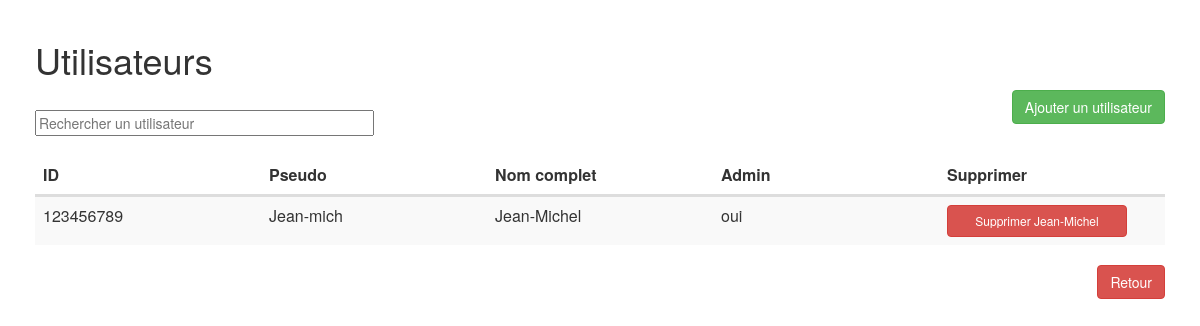
/Modele/Admin/creerUser.php, run on an earlier commit of the app's database.
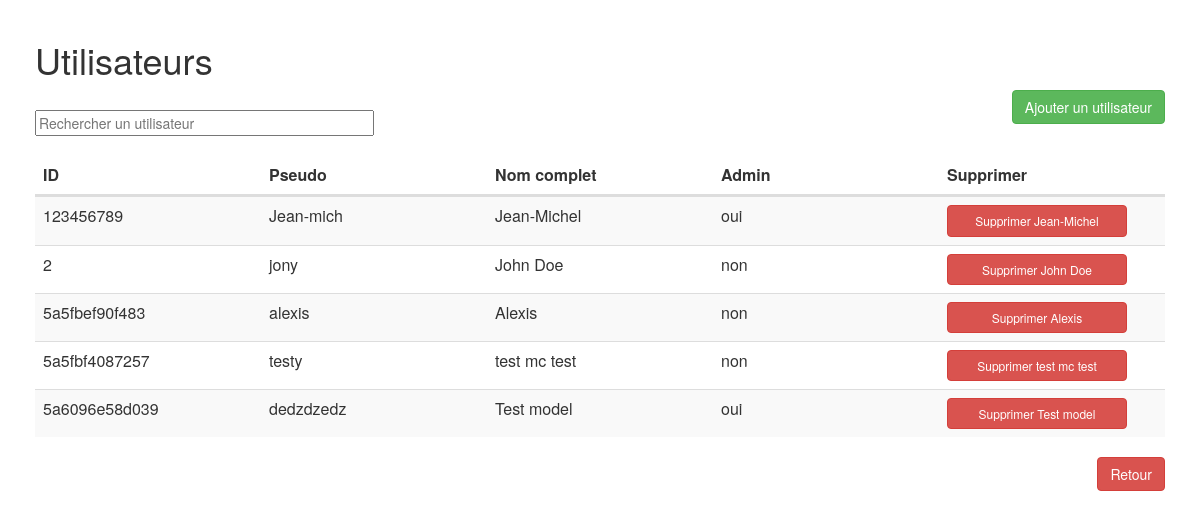
And on a later commit of the database.
### tables this page shows
CREATE TABLE IF NOT EXISTS `user` (
  `User_Id` varchar(13) NOT NULL,
  `Username` varchar(20) NOT NULL,
  `Password` varchar(64) NOT NULL,
  `FullName` varchar(50) NOT NULL,
  `IsAdmin` tinyint(1) NOT NULL,
  PRIMARY KEY (`User_Id`)
);

### Modele/Admin/admin.php (the view, shortened to what this page needs)
<?php
    function getUser($db){
      $reponse = $db->query('SELECT * FROM user');
      return $reponse;
    }
    function genTableUser()
    {
      require("Modele/connexion.php");
      $Users = getUser($db)->fetchAll();
      for ($i = 0; $i<count($Users); $i++) {
        $ID = $Users[$i]['User_Id'];
        $username = $Users[$i]['Username'];
        $fullName = $Users[$i]['FullName'];
        if($Users[$i]['IsAdmin']==1)
        {
          $admin = 'oui';
        }
        else {
          $admin = 'non';
        }
        echo (' <tr>
           <td>'.$ID.'</td>
           <td>'.$username.'</td>
           <td>'.$fullName.'</td>
           <td>'.$admin.'</td>
           <td>
           <a id="suprUserBtn" data-toggle="confirmation" data-singleton="true"
               href="index.php?cible=deleteUser&userID='.$ID.'"
               class="btn btn-danger"
               data-title="Êtes-vous sûr ?"
               data-btn-ok-label="Oui"
               data-btn-cancel-label="Non"
               role="button" data-popout="true">
               Supprimer '.$fullName.'
           </a></td>
           </tr>');
      }
    }
?>

What changed in the data, as far as the page shows it:
added user: User_Id "2", Username "jony", FullName "John Doe", IsAdmin "non"
added user: User_Id "5a5fbef90f483", Username "alexis", FullName "Alexis", IsAdmin "non"
added user: User_Id "5a5fbf4087257", Username "testy", FullName "test mc test", IsAdmin "non"
added user: User_Id "5a6096e58d039", Username "dedzdzedz", FullName "Test model", IsAdmin "oui"
